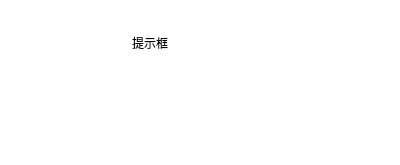
<?xml version="1.0" encoding="UTF-8"?>
<ui version="4.0">
 <class>Dialog</class>
 <widget class="QDialog" name="Dialog">
  <property name="geometry">
   <rect>
    <x>0</x>
    <y>0</y>
    <width>400</width>
    <height>165</height>
   </rect>
  </property>
  <property name="windowTitle">
   <string>Dialog</string>
  </property>
  <property name="styleSheet">
   <string notr="true">QDialog {
	background-color:white;
}
QPushButton {
    border:2px solid rgb(0, 0, 127);
    padding:5px;
    border-radius:15px;
    color:#000000;
    background-color:transparent;
    font-family: 'Microsoft YaHei Ui';
    font-size: 9pt;
    font-weight: bold;
}
QPushButton:hover {
    color:#0078d7;
    background:#34495E;
	border:2px solid #0078d7;
}
QPushButton:pressed {
    color:#000000;
    background:#B8C6D1;
}
</string>
  </property>
  <layout class="QVBoxLayout" name="verticalLayout">
   <item>
    <layout class="QHBoxLayout" name="horizontalLayout">
     <item>
      <spacer name="horizontalSpacer">
       <property name="orientation">
        <enum>Qt::Horizontal</enum>
       </property>
       <property name="sizeType">
        <enum>QSizePolicy::Fixed</enum>
       </property>
       <property name="sizeHint" stdset="0">
        <size>
         <width>15</width>
         <height>20</height>
        </size>
       </property>
      </spacer>
     </item>
     <item>
      <widget class="QPushButton" name="pbt_icon">
       <property name="sizePolicy">
        <sizepolicy hsizetype="Fixed" vsizetype="Fixed">
         <horstretch>0</horstretch>
         <verstretch>0</verstretch>
        </sizepolicy>
       </property>
       <property name="minimumSize">
        <size>
         <width>68</width>
         <height>64</height>
        </size>
       </property>
       <property name="styleSheet">
        <string notr="true">background-color: transparent;
border:none;</string>
       </property>
       <property name="text">
        <string/>
       </property>
       <property name="iconSize">
        <size>
         <width>64</width>
         <height>64</height>
        </size>
       </property>
       <property name="flat">
        <bool>true</bool>
       </property>
      </widget>
     </item>
     <item>
      <spacer name="horizontalSpacer_2">
       <property name="orientation">
        <enum>Qt::Horizontal</enum>
       </property>
       <property name="sizeType">
        <enum>QSizePolicy::Fixed</enum>
       </property>
       <property name="sizeHint" stdset="0">
        <size>
         <width>20</width>
         <height>20</height>
        </size>
       </property>
      </spacer>
     </item>
     <item>
      <widget class="QLabel" name="lb_text">
       <property name="sizePolicy">
        <sizepolicy hsizetype="Fixed" vsizetype="Preferred">
         <horstretch>0</horstretch>
         <verstretch>0</verstretch>
        </sizepolicy>
       </property>
       <property name="minimumSize">
        <size>
         <width>250</width>
         <height>0</height>
        </size>
       </property>
       <property name="font">
        <font>
         <family>Microsoft YaHei UI</family>
        </font>
       </property>
       <property name="styleSheet">
        <string notr="true">QLabel {
	background-color:transparent;
}</string>
       </property>
       <property name="text">
        <string>提示框</string>
       </property>
       <property name="alignment">
        <set>Qt::AlignJustify|Qt::AlignVCenter</set>
       </property>
       <property name="wordWrap">
        <bool>true</bool>
       </property>
      </widget>
     </item>
    </layout>
   </item>
   <item>
    <layout class="QHBoxLayout" name="hlayout">
     <property name="sizeConstraint">
      <enum>QLayout::SetFixedSize</enum>
     </property>
     <item>
      <spacer name="verticalSpacer">
       <property name="orientation">
        <enum>Qt::Vertical</enum>
       </property>
       <property name="sizeHint" stdset="0">
        <size>
         <width>20</width>
         <height>40</height>
        </size>
       </property>
      </spacer>
     </item>
    </layout>
   </item>
  </layout>
 </widget>
 <resources>
  <include location="src/icons.qrc"/>
 </resources>
 <connections/>
</ui>
